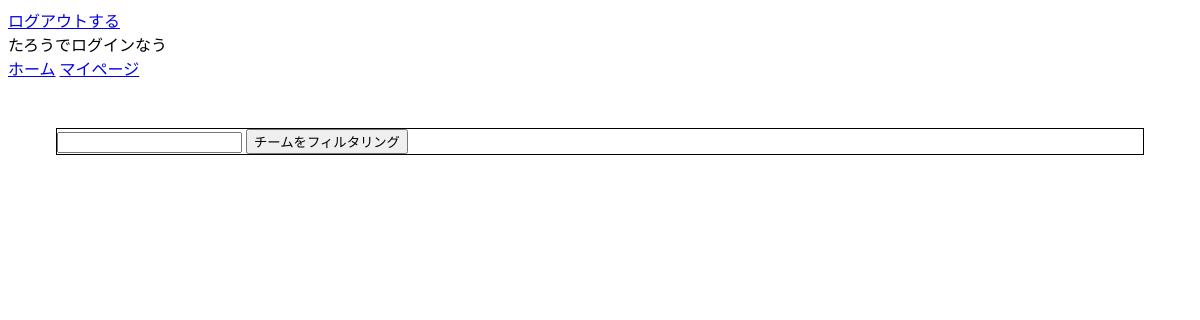
Page / (signed in) on the earlier database version.
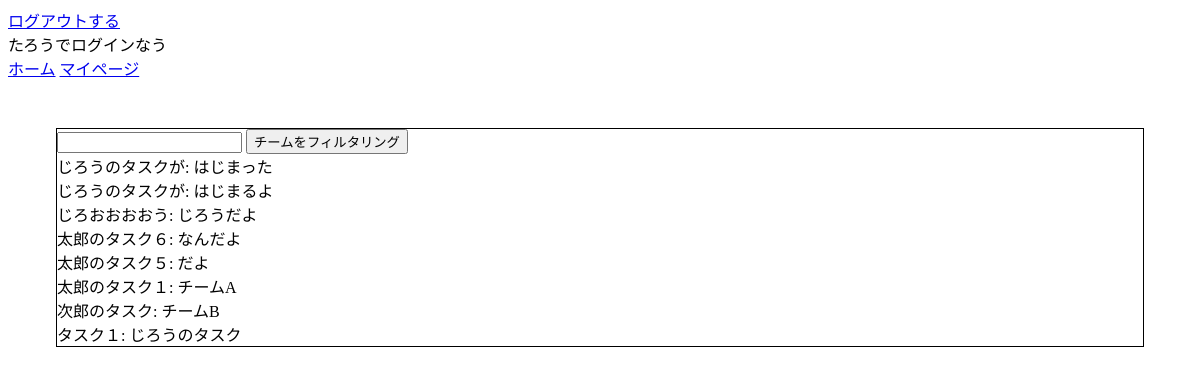
Same page on the later database version.
### models/models.py (models this page shows, shortened)
class User(Base):
    __tablename__ = 'users'
    id = Column(Integer, primary_key=True, nullable=False)
    user_name = Column(String(128), unique=True, nullable=False)
    hashed_password = Column(String(128), nullable=False)
    menter_id = Column(Integer, nullable=False)
    team_name = Column(String(128))

class Task(Base):
    __tablename__ = 'tasks'
    id = Column(Integer, primary_key=True, nullable=False)
    content = Column(Text, nullable=False)
    detail = Column(Text)
    completed = Column(Boolean, default=False)
    user_id = Column(Integer, ForeignKey('users.id'))
    user = relationship("User", backref=backref('tasks', order_by=id), cascade="delete")

### app/app.py (the view)
@app.route("/")
def index():
    if "user_id" in session:
        if "team_name" in session:
            all_tasks = Task.query.filter_by(completed=True).outerjoin(User, User.id == Task.user_id).filter(User.team_name == session["team_name"]).order_by(Task.id.desc())
        else:
            all_tasks = Task.query.filter_by(completed=True).order_by(Task.id.desc())
        user_id = session["user_id"]
        user = User.query.get(user_id)
        name = user.user_name
        myteam_name = user.team_name
        return render_template("index.html", name=name, all_tasks=all_tasks, myteam_name=myteam_name)
    else:
        return redirect(url_for("top",status="logout"))

### app/templates/index.html
<!DOCTYPE html>
<html>
    <head>
    </head>
    <body>
    <a href="/logout">ログアウトする</a>
    <div>{{name}}でログインなう</div>
    <a href="/">ホーム</a>
    <a href="/mypage">マイページ</a>
    <div style="margin: 3em; border: 1px solid #000">
        <form action="/filter_team" method="post">
            <input type="text" name="filter_team">
            <button type="submit">チームをフィルタリング</button>
        </form>
        {% for task in all_tasks %}
        <div>
            {{task.content}}: {{task.detail}}
        </div>
        {% endfor %}
    </div>
    </body>
</html>

Differences in the rows shown:
added Task: content "じろうのタスクが", detail "はじまった"
added Task: content "じろうのタスクが", detail "はじまるよ"
added Task: content "じろおおおおう", detail "じろうだよ"
added Task: content "太郎のタスク６", detail "なんだよ"
added Task: content "太郎のタスク５", detail "だよ"
added Task: content "太郎のタスク１", detail "チームA"
added Task: content "次郎のタスク", detail "チームB"
now on this page (row edited): Task: content "タスク１", detail "じろうのタスク"
